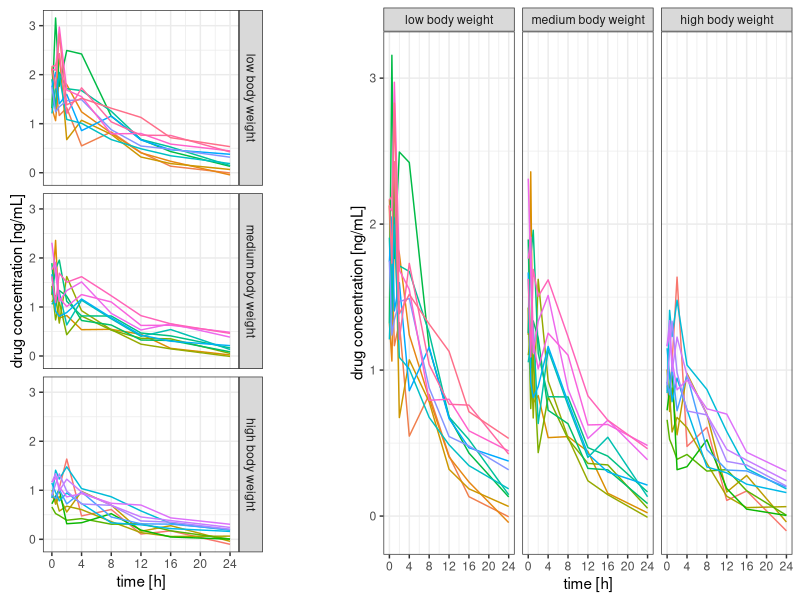
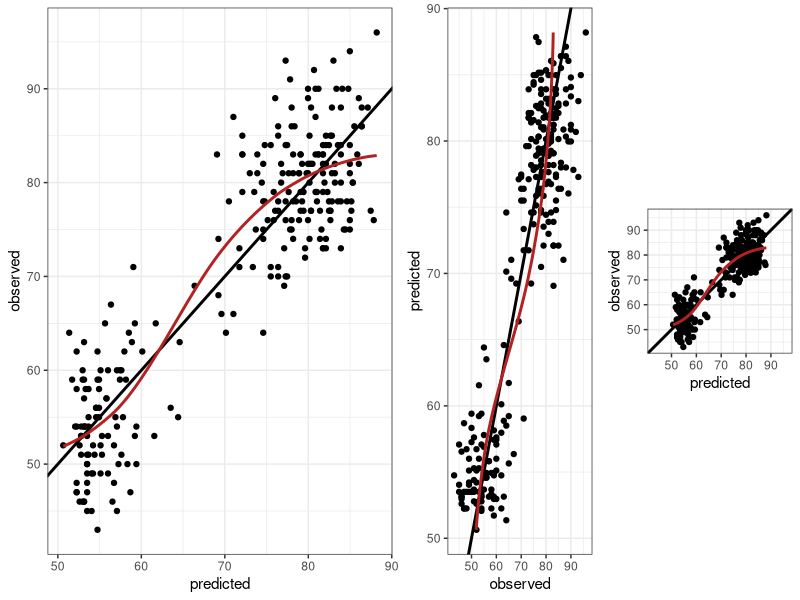
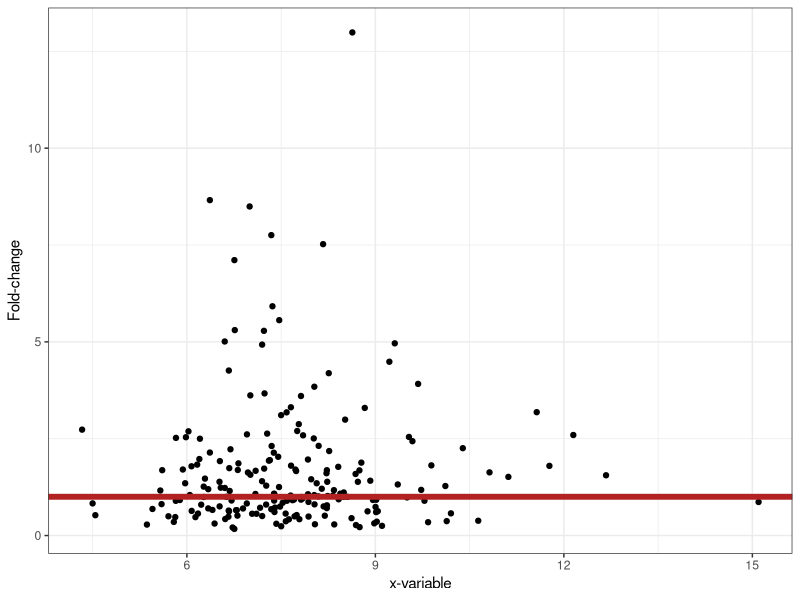
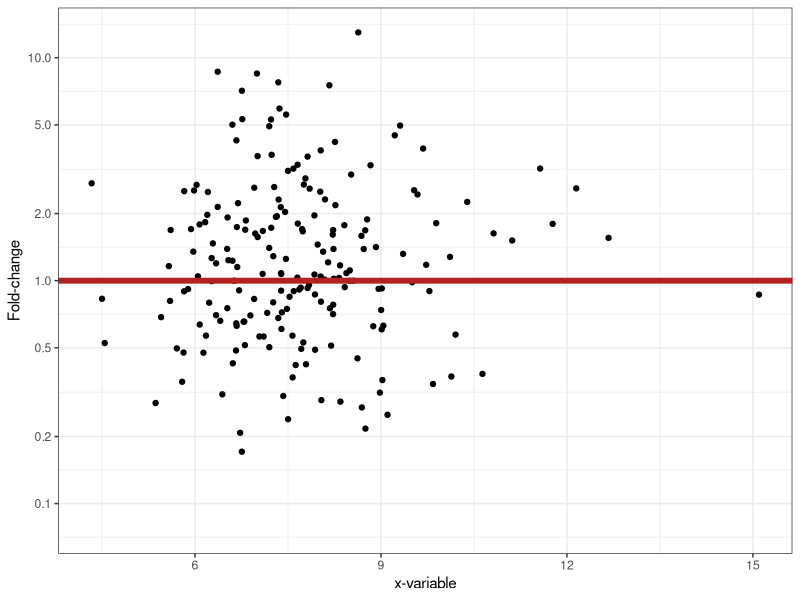
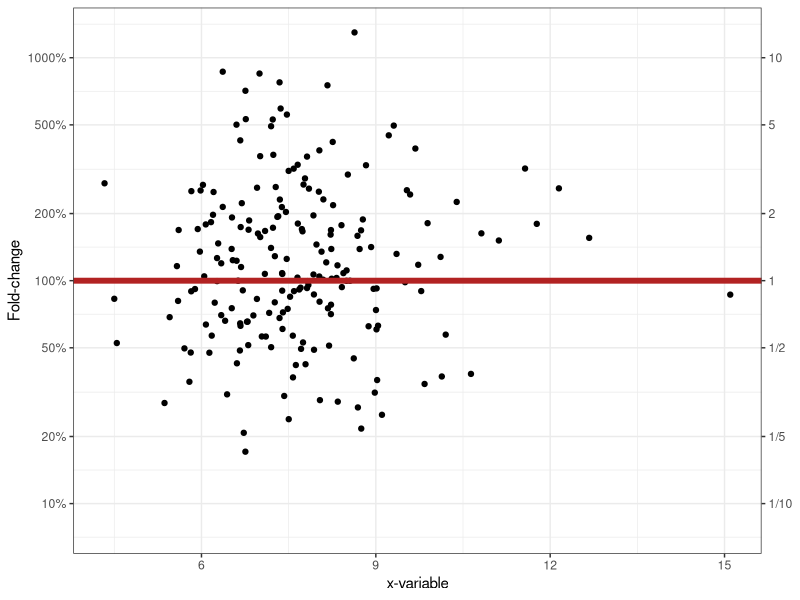
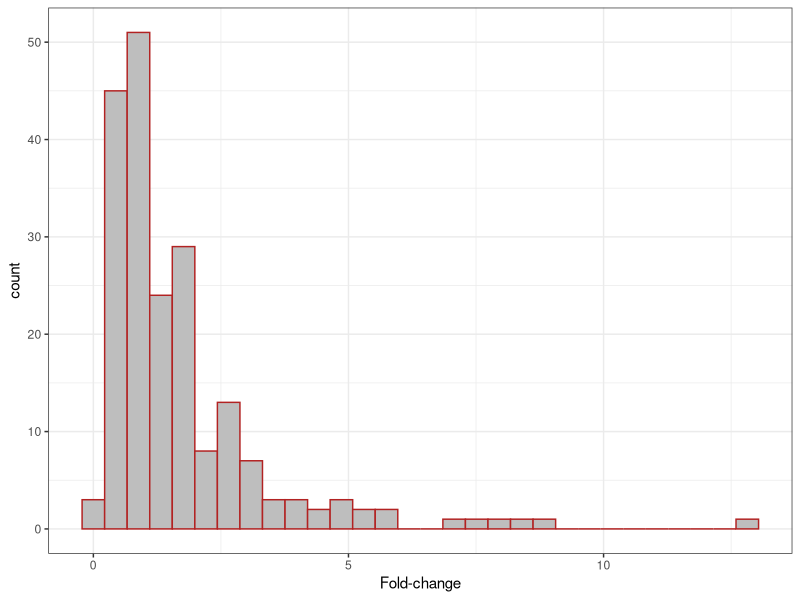
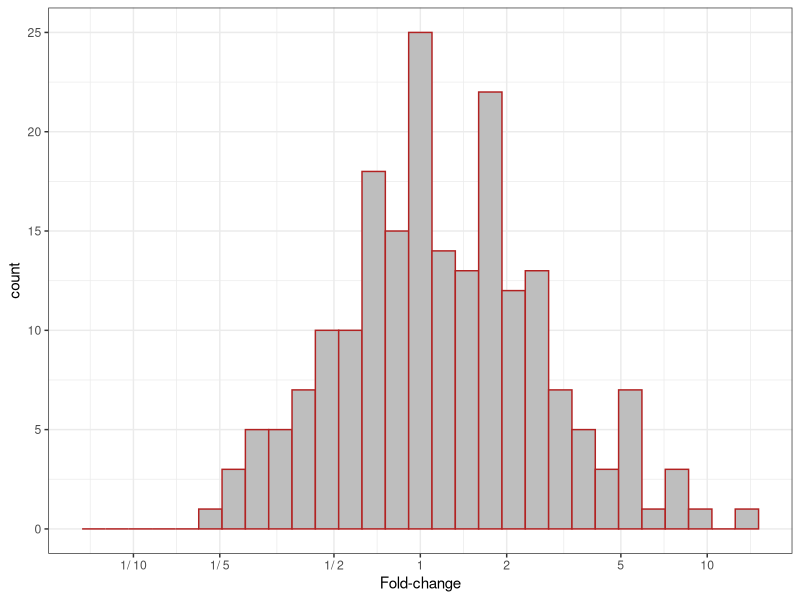
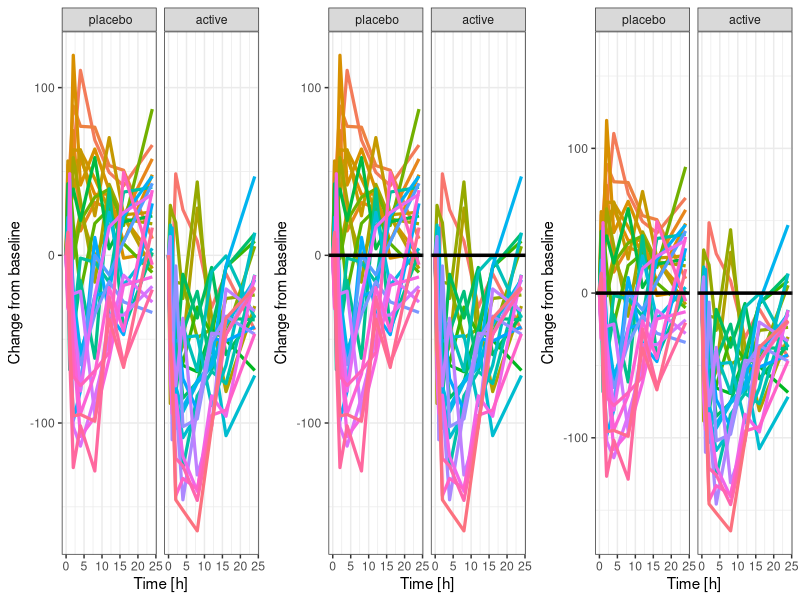

These charts were generated, in order, by the following R code:
## ---- chunk 1
# ---
# Data set creation.

set.seed(93384)

time <- c(0, 0.5, 1, 2, 4, 8, 12, 16, 24)
n <- 32 # no of subjects

data <- expand.grid(ID=1:n, time=time)

bw <- data.frame(
	ID=sort(unique(data$ID)),
	bw=rlnorm(n, log(75), sdlog=0.25)
)

bw$bw.category <- cut(bw$bw,
	breaks=quantile(bw$bw, c(0, 0.33, 0.66, 1)), 
	labels=paste(c("low", "medium", "high"), "body weight"), 
	include.lowest=TRUE)

data <- merge(data, bw)

data <- data[order(data$ID, data$time), ]

# Simulate drug concentrations as a function of body weight.
data$conc <- 100/(data$bw^1.0)*exp(-0.085*data$time)*
	rlnorm(nrow(data), sdlog=0.25)+ # res. error
	(data$ID-mean(data$ID))/mean(data$ID)/4 # r. eff

# ---
# Visualisation.
library(ggplot2)

gg <- list()

data$ID <- factor(data$ID)

gg[["3x1"]] <- ggplot(data, aes(x=time, y=conc, group=ID, color=ID)) + geom_line() 
gg[["3x1"]] <- gg[["3x1"]] + scale_x_continuous(breaks=seq(0, 24, by=4)) 
gg[["3x1"]] <- gg[["3x1"]] + theme_bw() + xlab("time [h]") + ylab("drug concentration [ng/mL]")
gg[["3x1"]] <- gg[["3x1"]] + facet_grid(bw.category ~ .)
gg[["3x1"]] <- gg[["3x1"]] + theme(legend.position="none")

gg[["1x3"]] <- gg[["3x1"]] + facet_grid(. ~ bw.category)

# Add space to the rhs of the first figure for better separation in the cowplot.
gg[["3x1"]] <- gg[["3x1"]] + theme(plot.margin = unit(c(0.5, 4, 0.5, 0.5), "lines"))


# print(gg)

# ---
# Both figures into a single output figure.

library(cowplot)
plot_grid(gg[[1]], gg[[2]], rel_widths=c(1.5, 2))
## ---- chunk 2
#| message: false
#| warning: false
# Observed vs predicted (any data with comparable x and y will do).

# ---
# Data set.
# Old Faithful Geyser (Yellowstone) data set with eruption duration
#   and waiting time to the next eruption (both in minutes).
data <- data.frame(
	x=faithful$eruptions,
	y=faithful$waiting
)

# ---
# Regression model fit.
fit <- lm(y ~ x, data=data)

# Addition of predicted values to the data set.
data$pred <- predict(fit)

# Range of y and y predicted combined.
r <- range(unlist(data[c("y", "pred")]))

# ---
# Plotting.

library(ggplot2)

gg <- ggplot(data, aes(x=pred, y=y))

# Adding the line of identity, y=x (note: plotting it first will add points on top).
gg <- gg + geom_abline(intercept=0, slope=1, color="black", linewidth=1)

# Adding points, removing grey background.
gg <- gg + geom_point() + theme_bw() 

# Adding linear OLS regression fit of y~x.
gg <- gg + geom_smooth(method="loess", color="firebrick", se=FALSE)

# Adding axis labels.
gg <- gg + xlab("predicted") + ylab("observed")

# Transpose (flip coordinates)
gg2 <- gg + coord_flip()

# Setting the aspect ratio to 1 (1 unit in x and y corresponds
#   to the same number of pixels).
gg3 <- gg + coord_fixed()

# Defining identical axis limits for x and y.
gg3 <- gg3 + xlim(r) + ylim(r)

# Cow (column-wise) plot, combine all figures into one.
library(cowplot)
plot_grid(gg, gg2, gg3, rel_widths=c(4, 2, 2), nrow=1)

## ---- chunk 3
#| warning: false
#| message: false
#| layout-ncol: 2
# Naïve plot of y vs x. If there is no change (on average), 
# half the data are below the line of no change.
# Asymmetric view, and it depends on y/x or x/y.

set.seed(33838)
x <- data.frame(
  x=rlnorm(200, 2, 0.2),
  y=rlnorm(200, 0.2, 0.75)
)
# Add an outlier manually.
x <- rbind(x, data.frame(x=quantile(x$x, 0.8), y=max(x$y)*1.5))

# ---
# Plotting.

library(ggplot2)
# Scatterplot of y vs x.
gg <- ggplot(x, aes(x=x, y=y)) + geom_point() + theme_bw()
gg <- gg + geom_hline(yintercept=1, color="firebrick", linewidth=2)
gg <- gg + xlab("x-variable") + ylab("Fold-change")
gg

# Logarithmic axes, symmetric range (!):
xbr <- c(1/10, 1/5, 1/2, 1, 2, 5, 10)
gg <- gg + scale_y_continuous(breaks=xbr, trans="log10",
  limits=max(abs(x$y))^c(-1, 1))
print(gg)

# Second axis:
gg <- gg + scale_y_continuous(
  breaks=xbr,
  labels=paste(100*xbr, "%", sep=""),
  trans="log10",
  limits=max(abs(x$y))^c(-1, 1),
  sec.axis=sec_axis(trans=~.*1, breaks=xbr,
  labels=ifelse(xbr < 1, paste("1/", 1/xbr, sep=""), xbr))
)
print(gg)

# ---
# Univariate distribution (histogram).

gg <- ggplot(x, aes(x=y)) + theme_bw() + xlab("Fold-change")
gg <- gg + geom_histogram(color="firebrick", fill="gray")
print(gg)

# Symmetric range, log scale.
gg <- gg + scale_x_continuous(
  breaks=xbr,
  labels=ifelse(xbr < 1, paste("1/", 1/xbr), xbr),
  trans="log10",
  limits=max(abs(x$x))^c(-1, 1)
)
print(gg)

## ---- chunk 4
#| fig-height: 3
# Function for data set generation.
make.data <- function(
  x=c(0, 0.5, 1, 2, 4, 8, 12, 16, 24),
  y=exp(-0.2*x) - exp(-0.21*x),
  sd=0.25, # std dev of y
  seed=4384590,
  n=50
)
{
  # Setting the random number seed for reproducibility.
  set.seed(seed)
  # Creation of x- and y-variables.
  x2 <- rep(x, n)
  y2 <- NULL
  for(i in 1:n)
    y2 <- c(y2, y*(2*(n/4-i)) + rlnorm(length(y), sd=sd))

  # Creation of an identifier for each profile.
  ID <- factor(rep(1:n, rep(length(y), n)))

  # Composition of the data set.
  df <- data.frame(PD=100*y2, time=x, ID=ID)

  # Addition of a baseline variable.
  BL <- df[df$time==0, c("ID", "PD")]
  names(BL) <- c("ID", "BL")
  df <- merge(df, BL)

  # Addition of change from baseline.
  df$Change <- df$PD - df$BL

  # Definition of treatment.
  df$trt <- ifelse(df$BL > mean(df$BL), "active", " placebo")

  return(df)
}

# Generate the data.
x <- make.data()

# ---
# Figures.

library(ggplot2)
gg <- ggplot(x, aes(x=time, y=Change, group=ID, color=ID))
gg <- gg + theme_bw()
gg <- gg + xlab("Time [h]") + ylab("Change from baseline")
gg <- gg + geom_line(linewidth=1.1) + theme(legend.position="none")
gg <- gg + facet_grid(.~trt)

# Addition of an auxiliary line at y=0.
gg2 <- gg + geom_hline(yintercept=0, linewidth=1.2)

# Symmetric y-axis limits.
gg3 <- gg2 + ylim(c(-1, 1)*max(abs(x$Change)))

# Arranging all plots into one figure.
library(cowplot)
plot_grid(gg, gg2, gg3, nrow=1)
